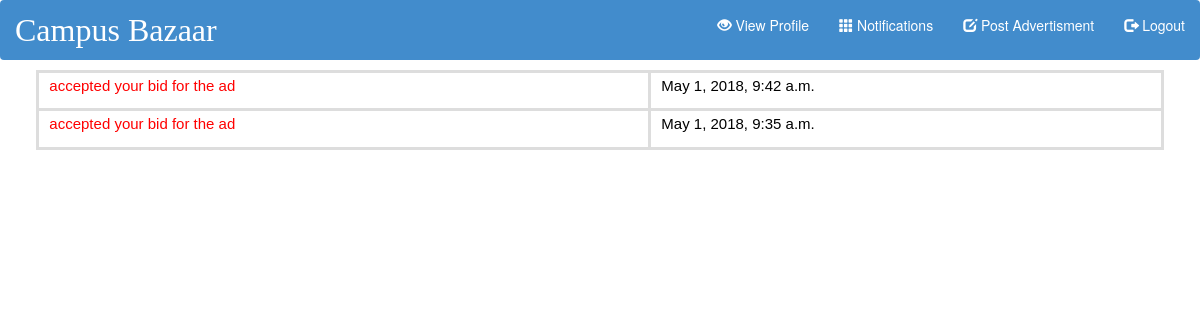
The app's page /app/notifications/ (signed in) with its own data.
### app/models.py (models this page shows, shortened)
class Advertisement(models.Model):
	user = models.ForeignKey(Profile,on_delete=models.DO_NOTHING)
	image = models.ImageField(upload_to = 'ad_pic/', default = 'ad_pic/bat.png')
	title = models.CharField(max_length = 200)
	description = models.CharField(max_length = 500)
	tags=models.ManyToManyField(Tag)
	price = models.FloatField(default=0.0)
	timestamp = models.DateTimeField(auto_now_add=True)
	status=models.IntegerField(default=-1)

class Notification(models.Model):
	ad_id = models.ForeignKey(Advertisement,null=True,on_delete=models.CASCADE)
	seller = models.ForeignKey(Profile,related_name='%(class)s_seller',on_delete=models.CASCADE)
	buyer = models.ForeignKey(Profile,related_name='%(class)s_buyer',on_delete=models.CASCADE)
	notify_type = models.IntegerField(default=0)
	read_status = models.BooleanField(default=0)
	timestamp = models.DateTimeField(auto_now_add=True)
	meta_data = models.CharField(max_length=100,default='')

### app/views.py (the view)
@csrf_exempt
@login_required(login_url='/app/')
def view_notifications(request):
	assert(request.method == 'GET')
	profile = Profile.objects.filter(user=request.user)[0]
	criterion1 = Q(buyer=profile) & (Q(notify_type=constants.ACCEPT_BID) | Q(notify_type=constants.DELETE_AD))
	criterion2 = Q(seller=profile) & (Q(notify_type=constants.UPDATE_BID) | Q(notify_type=constants.NEW_BID) | Q(notify_type=constants.REMOVE_BID))
	result = Notification.objects.filter(criterion1 | criterion2).order_by('-timestamp').distinct()
	notifications = []
	for r in result:
		notify_obj = {'ad_id':r.ad_id,'seller':r.seller,'buyer':r.buyer,
			'notify_type':r.notify_type,'read_status':r.read_status,'timestamp':r.timestamp,'meta_data':r.meta_data}
		if (r.notify_type == constants.UPDATE_BID or r.notify_type == constants.NEW_BID) :
			notify_obj['link_param'] = r.ad_id
		if (r.notify_type == constants.ACCEPT_BID) :
			notify_obj['link_param'] = r.seller
		if (not(r.read_status)) :
			r.read_status = True
			r.save()
		if (r.notify_type == constants.DELETE_AD) :
			print(r.meta_data)
		notifications.append(notify_obj)
	return render(request, 'notifications.html',{'notifications':notifications})

### templates/notifications.html (shortened to what this page needs)
{% extends "theme.html" %}
{% load bootstrap3 %}
{% block body %}
<table id="notiftable">
{% for update in notifications %}
 <tr>
    <td>
	{% if update.notify_type == 1%}
	  <form action="{% url 'bidListURL' %}" method="GET">
        <input type="hidden" name="ad" value={{update.link_param.id}} />
        <a style="text-decoration:none" href="#" onclick="this.parentNode.submit()">
		  {% if update.read_status == True%}
		  <p style="font-size: 15px;color:black" > &nbsp&nbsp {%bootstrap_label update.buyer.username %} updated bid for the ad {%bootstrap_label update.ad_id.title %}</p>
		  {% else %}
		  <p style="font-size: 15px;color:red" > &nbsp&nbsp {%bootstrap_label update.buyer.username %} updated bid for the ad {%bootstrap_label update.ad_id.title %}</p>
		  {% endif %}</a> </form>
	{% elif update.notify_type == 2 %}
		<form action="{% url 'sellerProfileURL' %}" method="GET">
        <a style="text-decoration:none" href="#" onclick="this.parentNode.submit()">
		  {% if update.read_status == True%}
		  <p style="font-size: 15px;color:black"> &nbsp {%bootstrap_label update.seller.username %} accepted your bid for the ad {%bootstrap_label update.ad_id.title %}</p>
		  {% else %}
		   <p style="font-size: 15px;color:red"> &nbsp {%bootstrap_label update.seller.username %} accepted your bid for the ad {%bootstrap_label update.ad_id.title %}</p>
		  {% endif %}</a></form>
	{% endif %}
	</td>
	<td>
	 <p style="font-size: 15px;color:black"> &nbsp {{update.timestamp}}</p>
    </td>
  </tr>
{% endfor %}
</table>
{% endblock %}

### templates/notifications.html (style rules this page uses)
#notiftable { font-family: "Trebuchet MS", Arial, Helvetica, sans-serif; border-collapse: collapse; width: 100%; }
#notiftable td { border: 3px solid #ddd; padding: 2px; }

### records on screen
Advertisement: timestamp "May 1, 2018, 9:42 a.m."
Advertisement: timestamp "May 1, 2018, 9:35 a.m."
